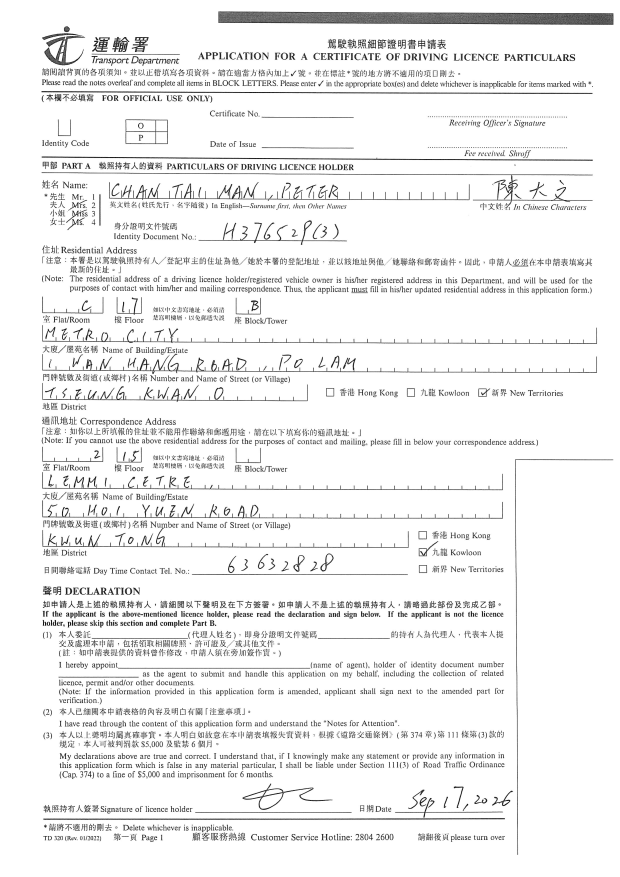
#> input picture figs/test-1.png, 2480 x 3505 px (shown at 1/4 size)
$ python -i preprocessing.py   (imports and definitions only)
#> lines starting #> are read from the running program, lines starting #| are printed output that depends on the picture; after the words box and inside, x2 and y2 are one past the last pixel; in counts of white or black regions, pixels touching at a corner belong together
#> further down, picture is the input picture: shape (3505, 2480, 3); min 0, max 255, mean 240.1
"""Document preprocessing, template registration and multi-view crop creation.

The module implements three of the accuracy improvements used by the pipeline:

1. optional geometric registration to a blank template;
2. high-resolution, fixed-position field crops; and
3. multiple independent image views instead of destructively replacing the
   original with a single thresholded version.

OpenCV images use BGR channel order. Files written by this module can be read
normally by PIL, browsers and the model processor.
"""

from __future__ import annotations

from dataclasses import asdict, dataclass
from pathlib import Path

import cv2
import numpy as np
from config import Box, LayoutConfig, PipelineConfig


@dataclass
class PreprocessResult:
    """Paths and diagnostics produced for one source image."""

    original_path: Path
    aligned_path: Path
    layout: LayoutConfig
    crops: dict[str, dict[str, Path]]
    metadata: dict[str, object]


class LayoutDetectionError(RuntimeError):
    """Raised when no known layout can be selected safely."""


# [26 lines left out: functions read_image, write_image, not called in this run]


def estimate_skew_angle(image: np.ndarray, max_degrees: float = 5.0) -> float:
    """Estimate small page rotation from long horizontal lines.

    The TD320 form contains many long horizontal rules. A probabilistic Hough
    transform detects those rules, and the median near-horizontal angle gives a
    robust estimate. Angles outside ``max_degrees`` are ignored to avoid
    rotating the page from vertical borders or handwriting strokes.
    """
#> called with max_degrees = 5

    gray = cv2.cvtColor(image, cv2.COLOR_BGR2GRAY)
    edges = cv2.Canny(gray, 50, 150, apertureSize=3)
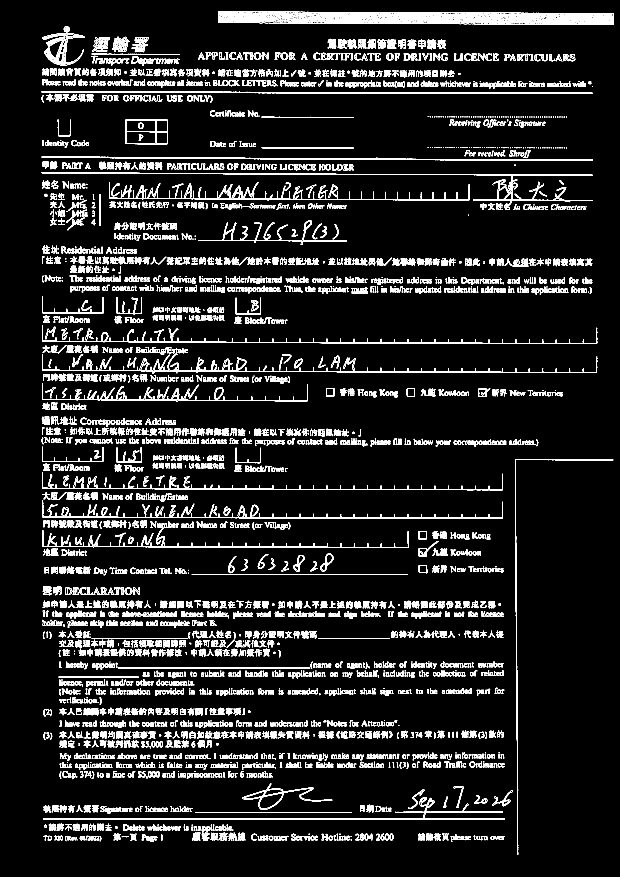
#> edges: shape (3505, 2480) (shown at 1/4 size); 5.3% white in thin lines or dots, all inside (x1, y1, x2, y2) = (166, 46, 2454, 3420)
    minimum_length = max(80, image.shape[1] // 5)
#> minimum_length = 496
    lines = cv2.HoughLinesP(
        edges,
        rho=1,
        theta=np.pi / 1800,
        threshold=100,
        minLineLength=minimum_length,
        maxLineGap=20,
    )
#> lines = 225 rows, first 6: [1345, 696, 1874, 698], [873, 90, 2432, 99], [646, 367, 1784, 370], [880, 635, 2143, 641], [174, 3274, 1543, 3274], [1595, 1373, 2167, 1374]
    if lines is None:
        return 0.0

    angles = []
    # OpenCV versions expose HoughLinesP as either (N, 1, 4) or (N, 4).
    for x1, y1, x2, y2 in np.asarray(lines).reshape(-1, 4):
        angle = float(np.degrees(np.arctan2(y2 - y1, x2 - x1)))
        if abs(angle) <= max_degrees:
            angles.append(angle)
#> this loop made 225 passes
#> (x1, y1, x2, y2, angle) on passes 1 to 3: (1345, 696, 1874, 698, 0.217), (873, 90, 2432, 99, 0.331), (646, 367, 1784, 370, 0.151)
#> after the loop, angles = 225 values, max 2.39 at index 184, min -1.63 at index 186, mean 0.159
    return float(np.median(angles)) if angles else 0.0


# [348 lines left out: functions rotate_image, align_to_template, identify_layout, create_views, crop_normalized, preprocess_image, not called in this run]

>>> import cv2
>>> picture = cv2.imread('figs/test-1.png')
>>> result = estimate_skew_angle(picture)
#> result = 0.0838

$ run again, on figs/Chan.png
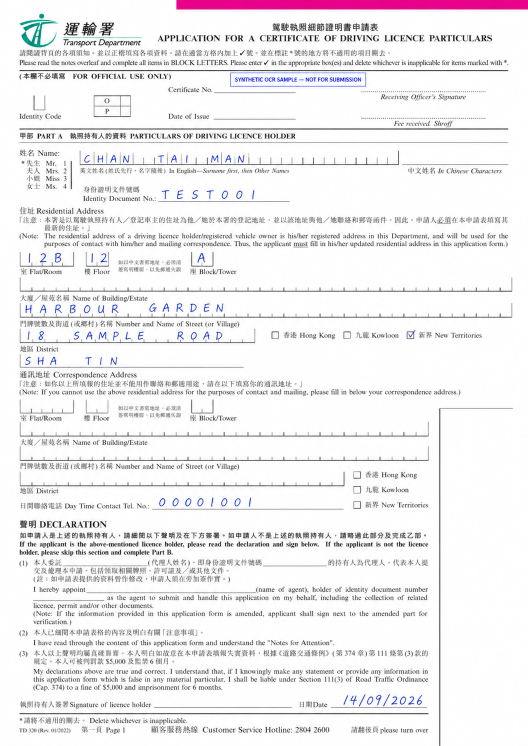
#> input picture figs/Chan.png, 1055 x 1491 px (shown at 1/2 size)
#> picture is the input picture: shape (1491, 1055, 3); mean B, G, R 239.9, 238.1, 239.8
#> in estimate_skew_angle, `gray = cv2.cvtColor(image, cv2.COLOR_BGR2GRAY)`:
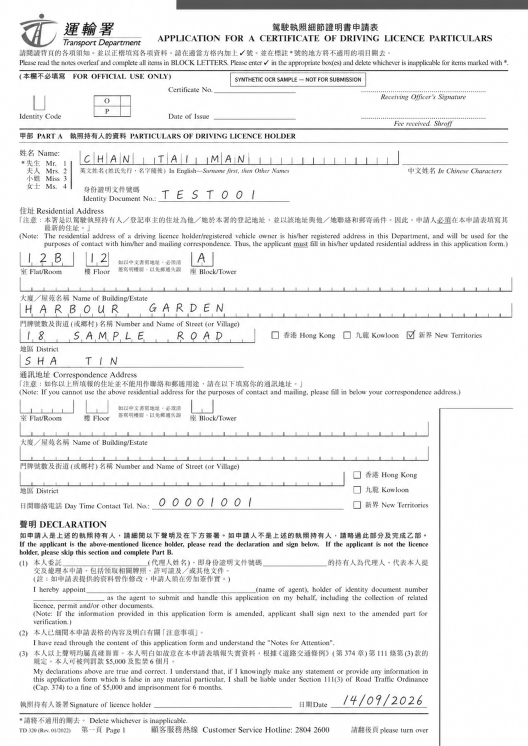
#> gray: shape (1491, 1055) (shown at 1/2 size); min 0, max 255, mean 238.8
#> in estimate_skew_angle, `edges = cv2.Canny(gray, 50, 150, apertureSize=3)`:
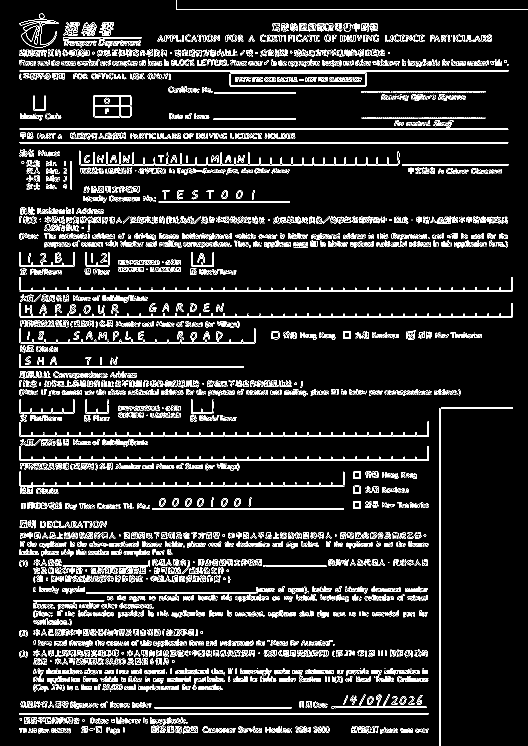
#> edges: shape (1491, 1055) (shown at 1/2 size); 9.1% white in thin lines or dots
#> lines = 348 rows, first 6: [40, 581, 1024, 581], [40, 583, 1023, 583], [40, 633, 1024, 633], [39, 140, 1016, 140], [54, 330, 1016, 330], [40, 256, 1014, 256]
#> the loop in estimate_skew_angle, `for x1, y1, x2, y2 in np.asarray(lines).reshape(-1, 4):` made 348 passes
#> (x1, y1, x2, y2, angle) on passes 1 to 3: (40, 581, 1024, 581, 0), (40, 583, 1023, 583, 0), (40, 633, 1024, 633, 0)
#> after the loop in estimate_skew_angle, `for x1, y1, x2, y2 in np.asarray(lines).reshape(-1, 4):`: angles = 343 values, max 2.63 at index 327, min -3.22 at index 243, mean 0.104
#> result = 0
